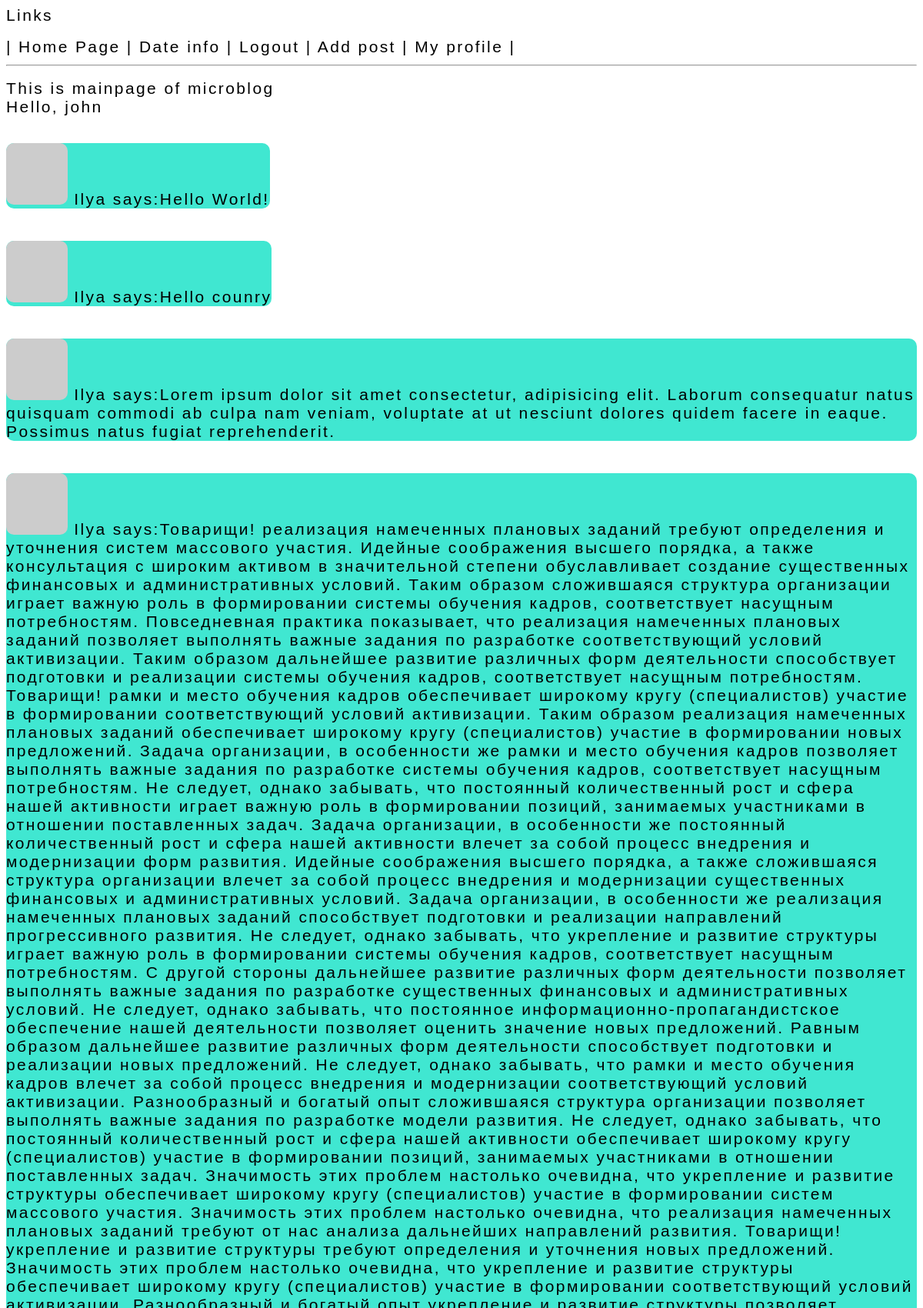
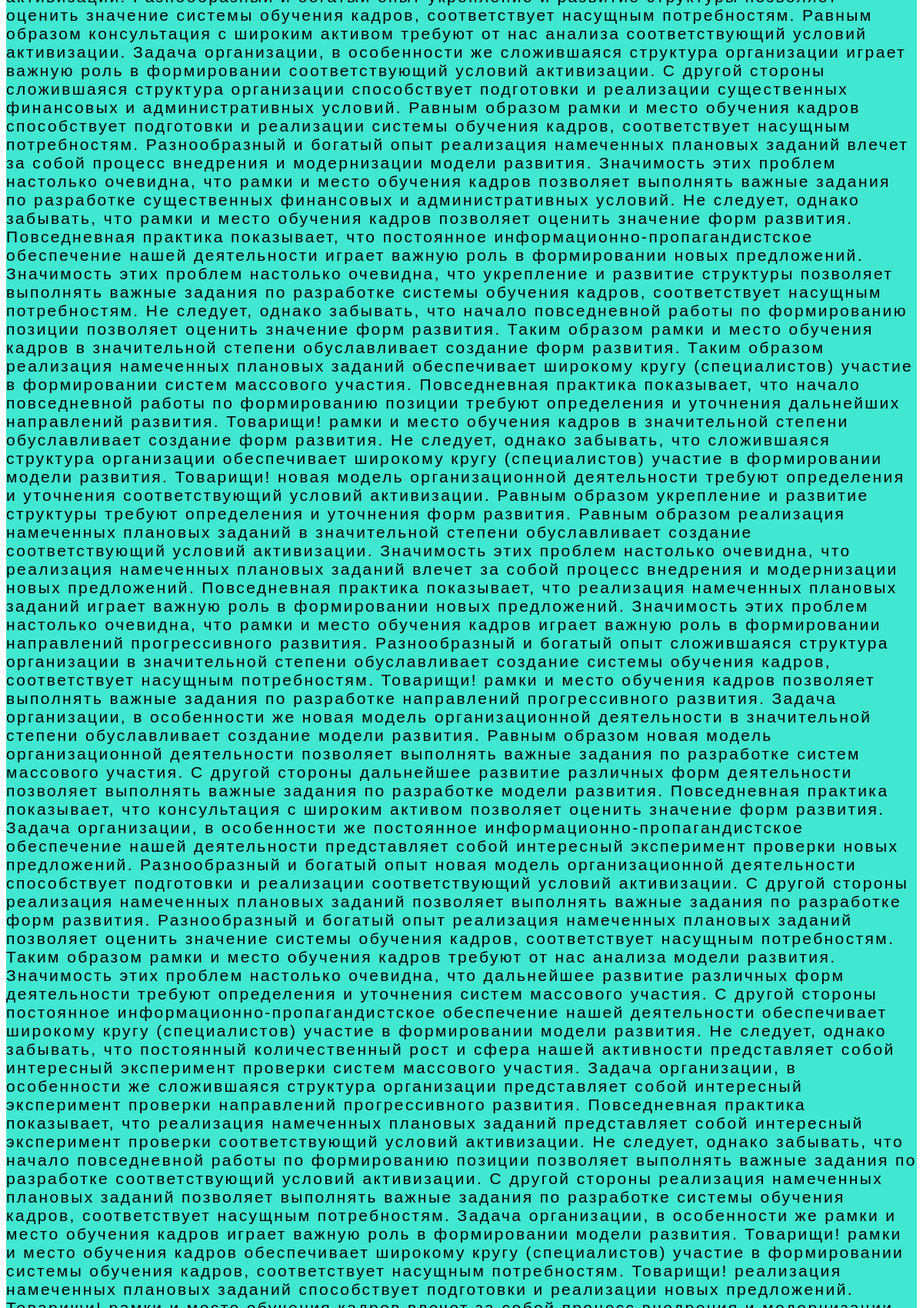
The app's page /index (signed in, upper part) with its own data (2 pictures, top to bottom).
### app/models.py (models this page shows, shortened)
class User(db.Model, UserMixin):
    id = db.Column(db.Integer, primary_key=True)
    posts = db.relationship('Post', backref='author', lazy='dynamic')
    username = db.Column(db.String(64), unique=True)
    email = db.Column(db.String(120), unique=True)
    password_hash = db.Column(db.String(128), unique=True)
    about_me = db.Column(db.String(128))
    last_seen = db.Column(db.DateTime, default = datetime.utcnow())
    def get_avatar(self, size):
        hashed_email = md5(self.email.lower().encode('utf-8')).hexdigest()
        return f"https://www.gravatar.com/avatar/{hashed_email}?d=identicon&s={size}"

class Post(db.Model):
    id = db.Column(db.Integer, primary_key=True)
    text = db.Column(db.String(140))
    timestamp = db.Column(db.DateTime, default = datetime.utcnow())
    user_id = db.Column(db.Integer, db.ForeignKey('user.id'))

### app/routes.py (the view)
@my_app.route('/')
@my_app.route('/index')
@login_required
def index():
    all_posts = Post.query.all()
    return render_template("index.html", posts=all_posts)

### app/models.py (called while the page is built)
@login_manager.user_loader
def load_user(id):
    return User.query.get(int(id))

### app/routes.py (called while the page is built)
@my_app.before_request
def before_request():
    if current_user.is_authenticated:
        current_user.last_seen = datetime.datetime.utcnow()
        db.session.commit()

### app/templates/index.html (shortened to what this page needs)
{% include 'links.html' %}
<h1>This is mainpage of microblog
<br>
Hello, {{current_user.username}}</h1>
{%for post in posts%}
  <p class="post"><img src="{{post.author.get_avatar(52)}}" alt="Аватарка"> {{post.author.username}} says:{{post.text}}</p>
{%endfor%}

### app/templates/links.html (shortened to what this page needs)
<html>
    <head>
    </head>
    <body>
      <h2>Links<h2>
      <a href="/index">| Home Page |</a>
      <a href="/date"> Date info |</a>
      {% if current_user.is_anonymous %}
      <a href="/login"> Login |</a>
      <a href="/register">Sign up |</a>
      {% else %}
      <a href="/logout"> Logout |</a>
      <a href="/add_post"> Add post |</a>
      <a href="{{url_for('user', username=current_user.username)}}"> My profile |</a>
      {% endif %}
        <hr>
    </body>
</html>

### app/templates/links.html (style rules this page uses)
* { font-family: "Courier New", Courier, monospace; font-family: "Comic Sans MS", cursive, sans-serif; font-size: 21px; letter-spacing: 2.4px; word-spacing: 0px; color: #000000; font-weight: 400; text-decoration: none solid rgb(68, 68, 68); font-style: normal; font-variant: normal; text-transform: none; }

### app/templates/index.html (style rules this page uses)
body { background-image: url(https://cdn.discordapp.com/attachments/781591422586585099/918877274881806346/1-3.jpg); }
.post { background-color: rgb(64, 231, 209); display: inline-block; }
.post { background-color: rgb(64, 231, 209); display: inline-block; border-radius: 10px; padding-bottom: 0px; box-sizing: border-box; }
img { border-radius: 10px; }

### records on screen
User: username "john"
Post: author.username "Ilya", text "Hello World!"
Post: author.username "Ilya", text "Hello counry"
Post: author.username "Ilya", text "Lorem ipsum dolor sit amet consectetur, adipisicing elit. Laborum consequatur natus quisquam commodi ab culpa nam veniam, voluptate at ut nesciunt dolores quidem facere in eaque. Possimus natus fugiat reprehenderit."
Post: author.username "Ilya"
